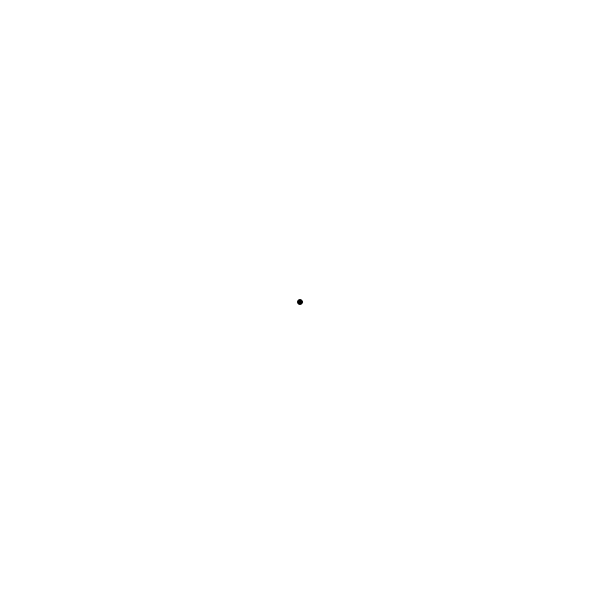
Frame 1 (no input)
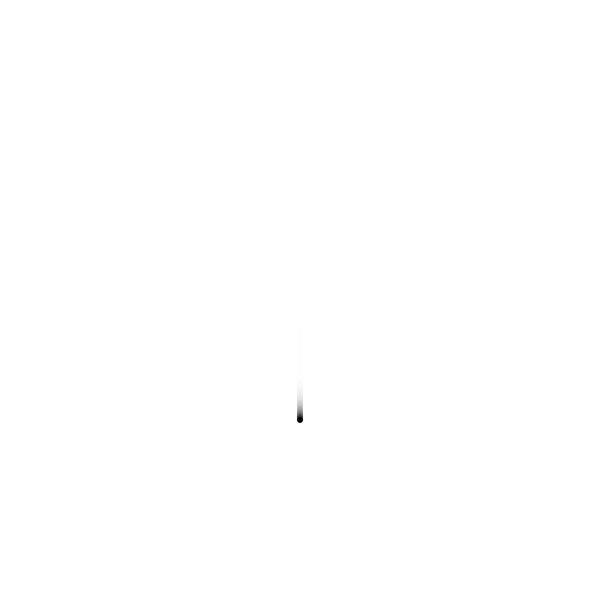
Frame 60 (no input)
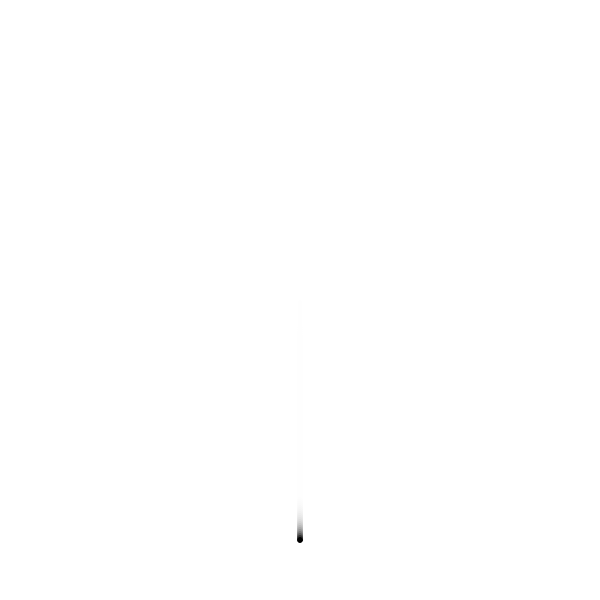
Frame 120 (the mouse pressed at the canvas centre since frame 60)

The p5.js sketch that drew these frames (run headless with seeded random() and noise() and a simulated clock; from frame 60 on, the mouse is pressed at the canvas centre):

// p5.js sketch
// ── sketch.js
//week5sketch4
//DustMote class needs to
//.move
//.display
//.checkBoundaries
//dustMote moves accross

var mote; //declare that the object will requirte memory.
var moteArray = [];


function setup() {
  createCanvas(600,600);
  //instantiate the object.
  mote = new DustMote(); //this creates a new class in the word mote.

  //set object parameters.
  mote.x = width/2;
  mote.y = height/2;
  mote.diameter = 5;
}

function draw() {
  background(255,50);
  mote.move(0,2);
  mote.display();
  mote.checkBoundaries();
}
//this code is the entity class.
function DustMote(){
  this.x; //the 'this' syntax makes it local to the  class NOT a global x.
  this.y;
  this.diameter=3; //default diameter.

  this.move=function(xupdate,yupdate){ //this is local then name move make it a function.
    //move code goes here.
    this.x = this.x + xupdate;
    this.y = this.y + yupdate;
  }
  this.display = function(){
    //display code goes here.
    fill(0);
    ellipse(this.x,this.y,this.diameter,this.diameter);
  }
  //msg prnt to console when object goes off screen.
  this.checkBoundaries = function(){
    if(this.x < 0 || this.x >width ||this.y <0 || this.y > height);
      console.log("dot gone fishing!");

  }
}
